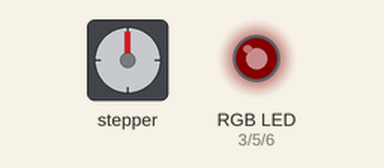
Simulated run of this sketch. Board: Arduino Uno, built with avr-gcc and run on an emulated ATmega328P. On the bench: stepper motor, an RGB LED mixed from three pins (HIGH = lit). Wiring (inferred from the names in the program): stepper motor driver (200 steps per turn assumed): step pin 9; direction pin 8. Dim RGB values are drawn brighter than linear; pins used as bus, display or sensor lines are not drawn.

Above: at 0.15 s.
At 5.26 s:
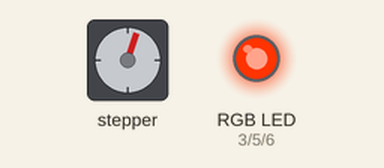
At 10.38 s:
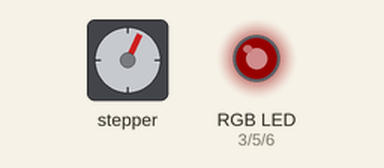
At 20.01 s:
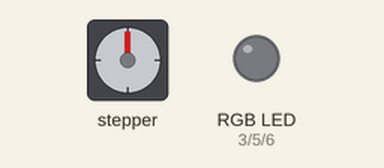
At 30.54 s:
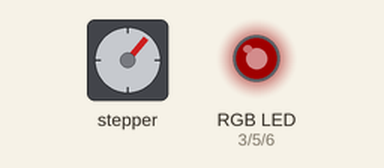
At 39.57 s:
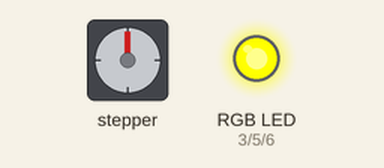
Timing chart, 0 to 40.0 s (numbered marks = the images above):
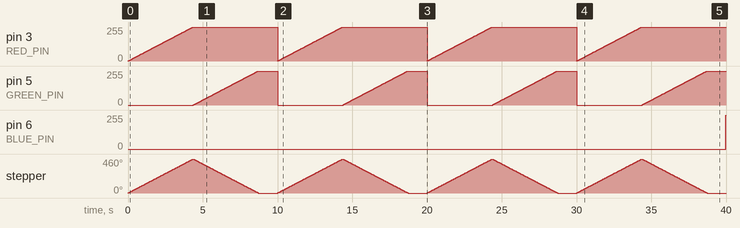

Measured:
- by itself, pin 3 (RED_PIN), pin 5 (GREEN_PIN): ramps from 0/255 to 255/255 and jumps back, once every 10.0 s
- by itself, pin 6 (BLUE_PIN): 0/255 → 252/255 at 40.0 s
- by itself, stepper: turns 460° clockwise in 4.3 s, then 460° counter-clockwise in 4.3 s, repeating every 10.0 s

The sketch:

Gym.ino
```cpp
/*Example sketch to control a stepper motor with A4988 stepper motor driver and Arduino without a library. More info: https://www.makerguides.com */

// Blue wire is DIR, Green is STEP
#define DIR_PIN 8
#define STEP_PIN 9
#define STEP_DELAY_MS 6

// green red blue yellow

#define RED_PIN 3
#define GREEN_PIN 5
#define BLUE_PIN 6

void step(bool up) {
    digitalWrite(DIR_PIN, up ? HIGH : LOW);
    digitalWrite(STEP_PIN, HIGH);
    delay(STEP_DELAY_MS);
    digitalWrite(STEP_PIN, LOW);
    delay(STEP_DELAY_MS);
}

void setup() {
  // Declare pins as output:
  pinMode(STEP_PIN, OUTPUT);
  pinMode(DIR_PIN, OUTPUT);
  pinMode(RED_PIN, OUTPUT);
  pinMode(GREEN_PIN, OUTPUT);
  pinMode(BLUE_PIN, OUTPUT);
}

void loop() {
  // Fade each colour up one by one
  analogWrite(RED_PIN,0);
  analogWrite(GREEN_PIN,0);
  analogWrite(BLUE_PIN,0);

  for(int i=0; i< 256; i++) {
    analogWrite(RED_PIN,i);
    delay(5);
    step(true);
  }
  for(int i=0; i< 256; i++) {
    analogWrite(GREEN_PIN,i);
    delay(5);
    step(false);
  }
  for(int i=0; i< 256; i++) {
    analogWrite(BLUE_PIN,i);
    delay(5);
  }
}
```
